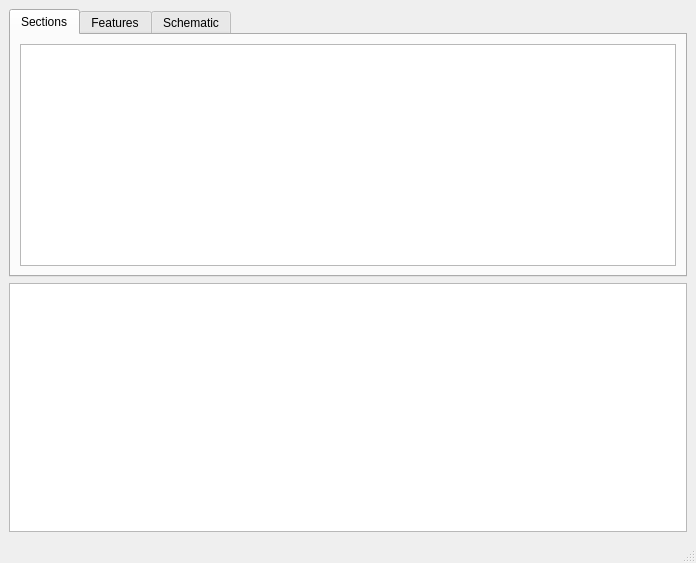
<?xml version="1.0" encoding="UTF-8"?>
<ui version="4.0">
 <class>vcsTool</class>
 <widget class="QMainWindow" name="vcsTool">
  <property name="geometry">
   <rect>
    <x>0</x>
    <y>0</y>
    <width>696</width>
    <height>563</height>
   </rect>
  </property>
  <property name="windowTitle">
   <string>vcsTool</string>
  </property>
  <widget class="QWidget" name="centralwidget">
   <layout class="QVBoxLayout" name="verticalLayout_2">
    <item>
     <widget class="QTabWidget" name="tabWidget">
      <property name="currentIndex">
       <number>0</number>
      </property>
      <widget class="QWidget" name="tab_3">
       <attribute name="title">
        <string>Sections</string>
       </attribute>
       <layout class="QVBoxLayout" name="verticalLayout_3">
        <item>
         <widget class="QTableView" name="sectionsView"/>
        </item>
       </layout>
      </widget>
      <widget class="QWidget" name="tab">
       <attribute name="title">
        <string>Features</string>
       </attribute>
       <layout class="QVBoxLayout" name="verticalLayout">
        <item>
         <widget class="QComboBox" name="secBox"/>
        </item>
        <item>
         <widget class="QTableView" name="featuresView">
          <property name="focusPolicy">
           <enum>Qt::TabFocus</enum>
          </property>
          <property name="selectionBehavior">
           <enum>QAbstractItemView::SelectRows</enum>
          </property>
         </widget>
        </item>
       </layout>
      </widget>
      <widget class="QWidget" name="tab_2">
       <attribute name="title">
        <string>Schematic</string>
       </attribute>
      </widget>
     </widget>
    </item>
    <item>
     <widget class="QTableView" name="insertSectionView"/>
    </item>
   </layout>
  </widget>
  <widget class="QMenuBar" name="menubar">
   <property name="geometry">
    <rect>
     <x>0</x>
     <y>0</y>
     <width>696</width>
     <height>21</height>
    </rect>
   </property>
  </widget>
  <widget class="QStatusBar" name="statusbar"/>
  <action name="newAct">
   <property name="text">
    <string>New...</string>
   </property>
   <property name="toolTip">
    <string>Create new .db file</string>
   </property>
   <property name="shortcut">
    <string>Ctrl+N</string>
   </property>
  </action>
  <action name="openAct">
   <property name="text">
    <string>Open...</string>
   </property>
   <property name="toolTip">
    <string>Open .db file</string>
   </property>
   <property name="shortcut">
    <string>Ctrl+O</string>
   </property>
  </action>
 </widget>
 <resources/>
 <connections>
  <connection>
   <sender>secBox</sender>
   <signal>currentIndexChanged(int)</signal>
   <receiver>vcsTool</receiver>
   <slot>setSec(int)</slot>
   <hints>
    <hint type="sourcelabel">
     <x>346</x>
     <y>70</y>
    </hint>
    <hint type="destinationlabel">
     <x>347</x>
     <y>281</y>
    </hint>
   </hints>
  </connection>
 </connections>
 <slots>
  <slot>setSec(int)</slot>
 </slots>
</ui>
